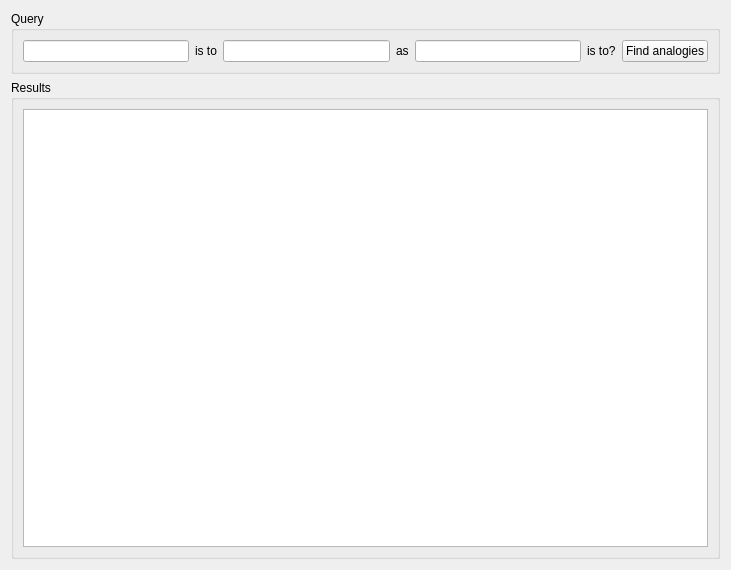
<?xml version="1.0" encoding="UTF-8"?>
<ui version="4.0">
 <class>AnalogyWidget</class>
 <widget class="QWidget" name="AnalogyWidget">
  <property name="geometry">
   <rect>
    <x>0</x>
    <y>0</y>
    <width>731</width>
    <height>570</height>
   </rect>
  </property>
  <property name="windowTitle">
   <string>Form</string>
  </property>
  <layout class="QVBoxLayout" name="verticalLayout">
   <item>
    <widget class="QGroupBox" name="groupBox">
     <property name="title">
      <string>Query</string>
     </property>
     <layout class="QHBoxLayout" name="horizontalLayout">
      <item>
       <widget class="QLineEdit" name="analogy1Edit">
        <property name="sizePolicy">
         <sizepolicy hsizetype="Expanding" vsizetype="Fixed">
          <horstretch>0</horstretch>
          <verstretch>0</verstretch>
         </sizepolicy>
        </property>
       </widget>
      </item>
      <item>
       <widget class="QLabel" name="label">
        <property name="text">
         <string>is to</string>
        </property>
       </widget>
      </item>
      <item>
       <widget class="QLineEdit" name="analogy2Edit"/>
      </item>
      <item>
       <widget class="QLabel" name="label_2">
        <property name="text">
         <string>as</string>
        </property>
       </widget>
      </item>
      <item>
       <widget class="QLineEdit" name="analogy3Edit"/>
      </item>
      <item>
       <widget class="QLabel" name="label_3">
        <property name="text">
         <string>is to?</string>
        </property>
       </widget>
      </item>
      <item>
       <widget class="QPushButton" name="queryPushButton">
        <property name="text">
         <string>Find analogies</string>
        </property>
       </widget>
      </item>
     </layout>
    </widget>
   </item>
   <item>
    <widget class="QGroupBox" name="groupBox_2">
     <property name="title">
      <string>Results</string>
     </property>
     <layout class="QVBoxLayout" name="verticalLayout_2">
      <item>
       <widget class="QTableView" name="similarView">
        <property name="alternatingRowColors">
         <bool>true</bool>
        </property>
        <property name="selectionMode">
         <enum>QAbstractItemView::SingleSelection</enum>
        </property>
        <property name="selectionBehavior">
         <enum>QAbstractItemView::SelectRows</enum>
        </property>
       </widget>
      </item>
     </layout>
    </widget>
   </item>
  </layout>
 </widget>
 <resources/>
 <connections/>
</ui>
